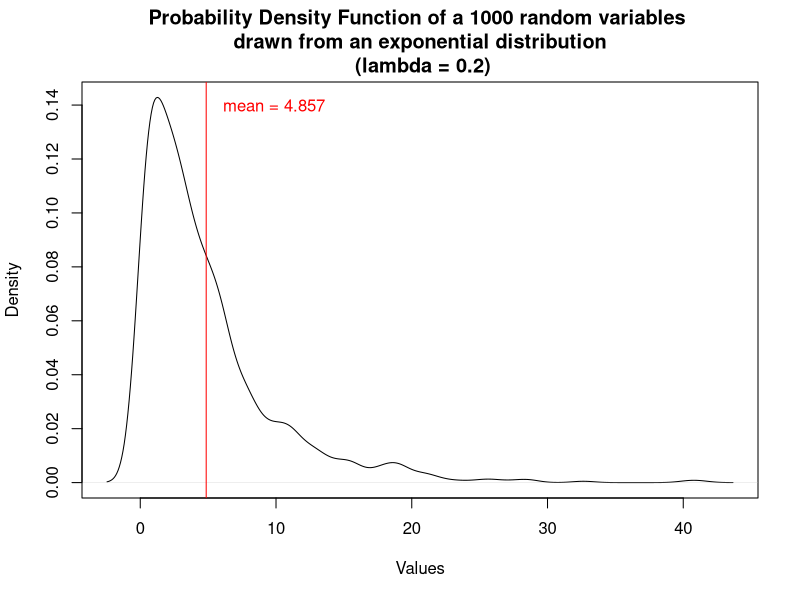
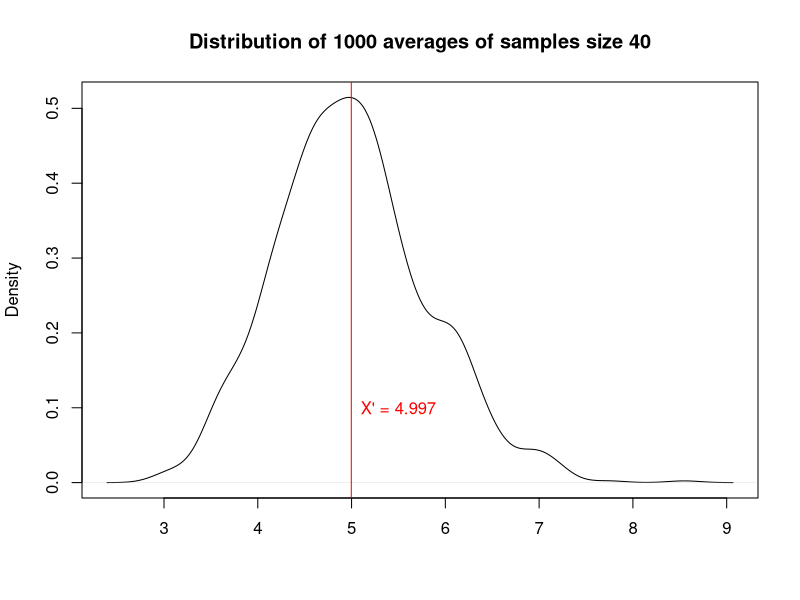
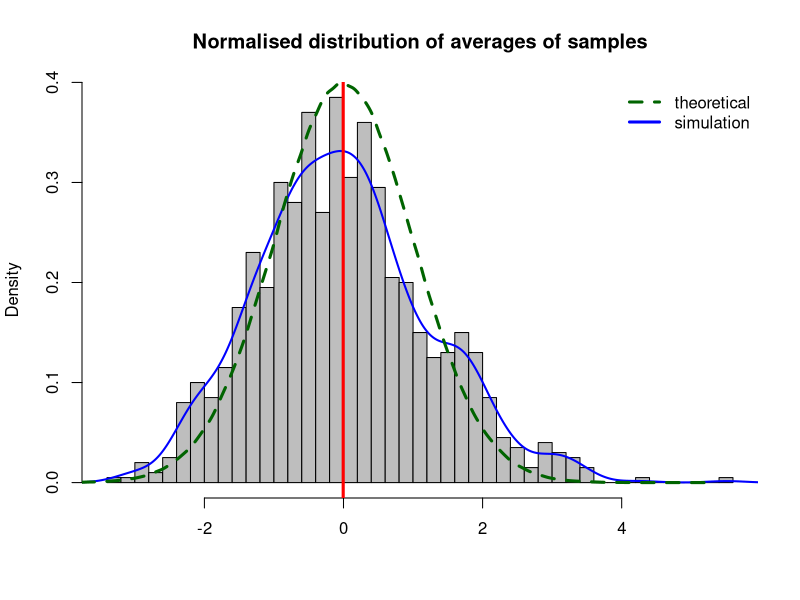

These figures' R source, in order:
## ---- chunk 1
set.seed(100)
#exponential distribution
lambda <- 0.2
distr_size <- 1000
exponentials <- rexp(distr_size, rate = lambda)
#matrix of 1000 simulations of samples of size 40
n_sim <- 1000
sample_size <- 40
m <- matrix(rexp(n_sim*sample_size, rate = lambda), 
            nrow = n_sim, 
            ncol = sample_size)
#vector of 1000 averages of samples
sample_averages <- apply(m, 1, mean)

plot(density(exponentials), 
     lwd = 1, 
     main = "Probability Density Function of a 1000 random variables \ndrawn from an exponential distribution\n (lambda = 0.2)",
     xlab = "Values",
     ylab = "Density")
abline(v = mean(exponentials), col = "red")
text(x = mean(exponentials) + 5, 
     y = 0.14,
     col = "red", 
     labels = paste("mean =", round(mean(exponentials), 3), sep = " "))
## ---- chunk 2
mu <- 1/lambda
mu
## ---- chunk 3
round(mean(exponentials), 4)
## ---- chunk 4
round(mean(sample_averages), 4)
## ---- chunk 5
plot(density(sample_averages), 
     main = "Distribution of 1000 averages of samples size 40",
     xlab = "" )
abline(v = mean(sample_averages), col = "red")
text(x = mean(sample_averages) + .5, 
     y = .1, 
     labels = paste("X' =", round(mean(sample_averages), 3), sep = " "), 
     col = "red")
## ---- chunk 6
1/(lambda^2)
## ---- chunk 7
var(exponentials)
## ---- chunk 8
var(sample_averages)
## ---- chunk 9
#normalisation of the averages of samples
sample_averages_norm <- (sample_averages - mu)/var(sample_averages)
hist(sample_averages_norm, 
     breaks = 50, 
     col = "grey", 
     prob = TRUE, 
     main = "Normalised distribution of averages of samples",
     xlab = "")
lines(density(sample_averages_norm), col = "blue", lwd = 2)
abline(v=mean(sample_averages_norm), col="red", lwd = 3)
lines(density(rnorm(1000000)), lty = 2, lwd = 3, col = "darkgreen")
legend('topright', 
       c("theoretical", "simulation"), 
       col = c("darkgreen", "blue"), 
       lty = c(2,1), 
       lwd = 3, 
       bty = "n")
